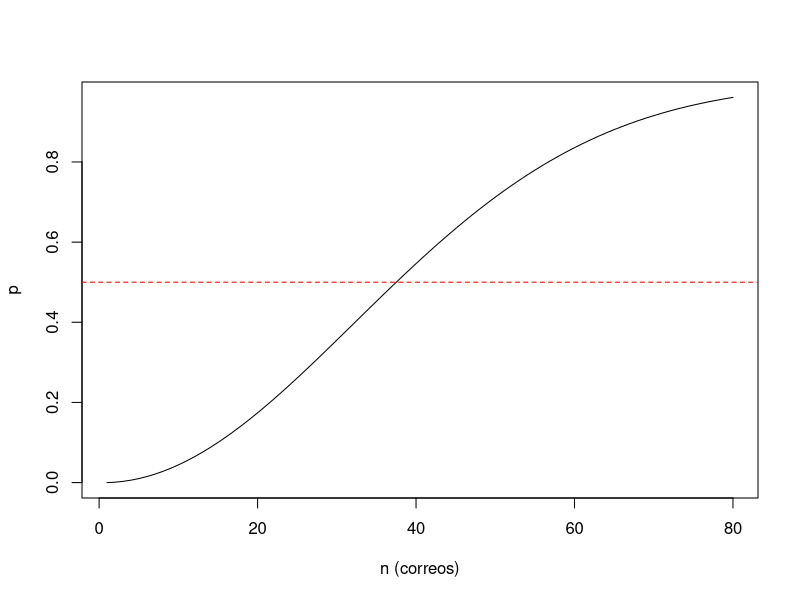

The R script that drew this image:
# Programa 2: ¿cuándo se repite un código de verificación?
# Del artículo «Probabilidad — práctica en R con el filtro de spam: simular una semana, contar códigos repetidos y Bayes en una tabla (y el prob que puse al revés)»
# https://sergiolearns.com/probabilidad-practica/

colision <- function(n, N = 1000) 1 - prod((N - n + 1):N) / N^n   # P(algún código repetido) entre n correos
p <- sapply(1:80, colision)                     # la probabilidad para n = 1, 2, ..., 80
round(p[c(10, 20, 30, 37, 38, 40, 60, 80)], 3)  # algunos valores
which(p > 0.5)[1]                               # primer n con probabilidad mayor que 0.5
plot(1:80, p, type = "l", xlab = "n (correos)", ylab = "p")
abline(h = 0.5, lty = 2, col = "red")

# simulación: 10000 veces, 38 códigos al azar con repetición
set.seed(2026)
sim <- replicate(10000, any(duplicated(sample(1:1000, 38, replace = TRUE))))
mean(sim)                                       # proporción de veces con algún código repetido
